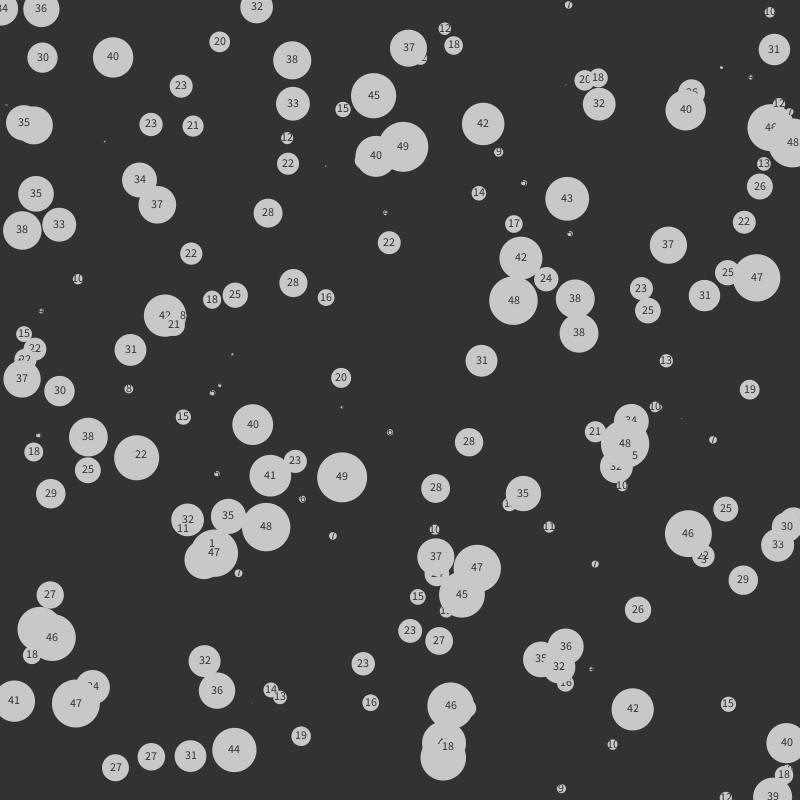
Frame 1 (no input)
Frame 60 (the mouse pressed at the canvas centre just before this capture): identical to frame 1, image omitted
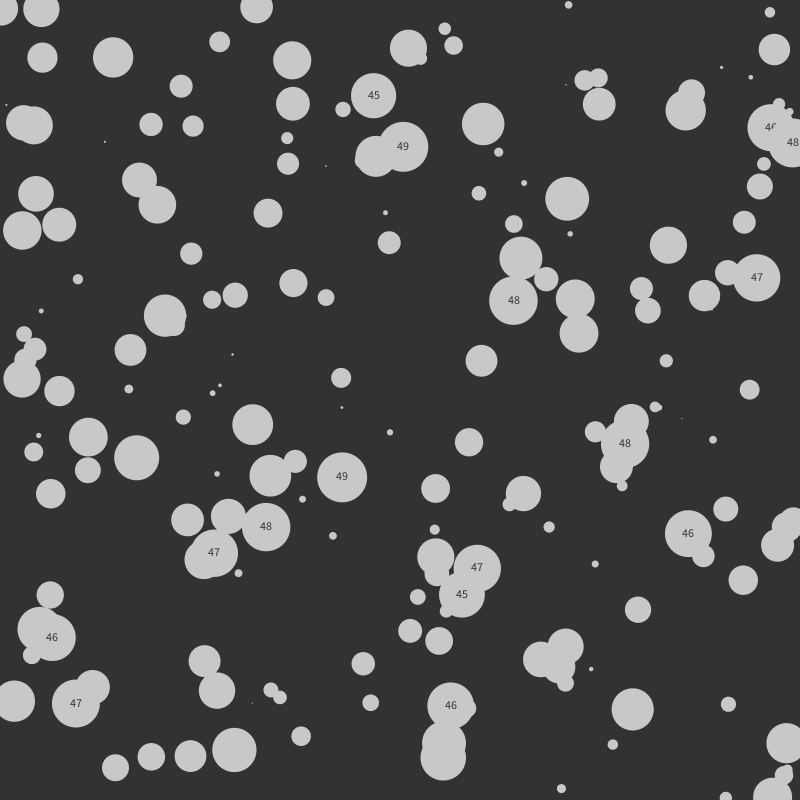
Frame 120 (the mouse held since frame 60 and released just before this capture)

The Processing sketch that drew these frames (run headless with seeded random() and noise(); from frame 60 on, the mouse is pressed at the canvas centre):

// Processing sketch: Refine_10_Conditional_Labeling
// ── Refine_10_Conditional_Labeling.pde
//KP S25 DMP
//Programming Data Visualition 
//DataVis Processing Toolkit
int ellipseCount = 200;
int labelingThreshold = 45;
float ellipseInfo[][] = new float[ellipseCount][3];

void setup() {
  size(800, 800);
  randomSeed(1);
  for (int i=0; i<ellipseCount; i++) {
    ellipseInfo[i][0] = random(0, width);
    ellipseInfo[i][1] = random(0, height);
    ellipseInfo[i][2] = random(0, 50);
  }
}

void draw() {
  background(50);
  for (int i=0; i<ellipseCount; i++) {
    noStroke();
    fill(200);
    ellipse(ellipseInfo[i][0], ellipseInfo[i][1], ellipseInfo[i][2], ellipseInfo[i][2]);
    if (ellipseInfo[i][2] > mouseX || ellipseInfo[i][2] > labelingThreshold) {
      fill(50);
      textAlign(CENTER);
      text(int(ellipseInfo[i][2]), ellipseInfo[i][0], ellipseInfo[i][1]+3);
    }
  }
}
